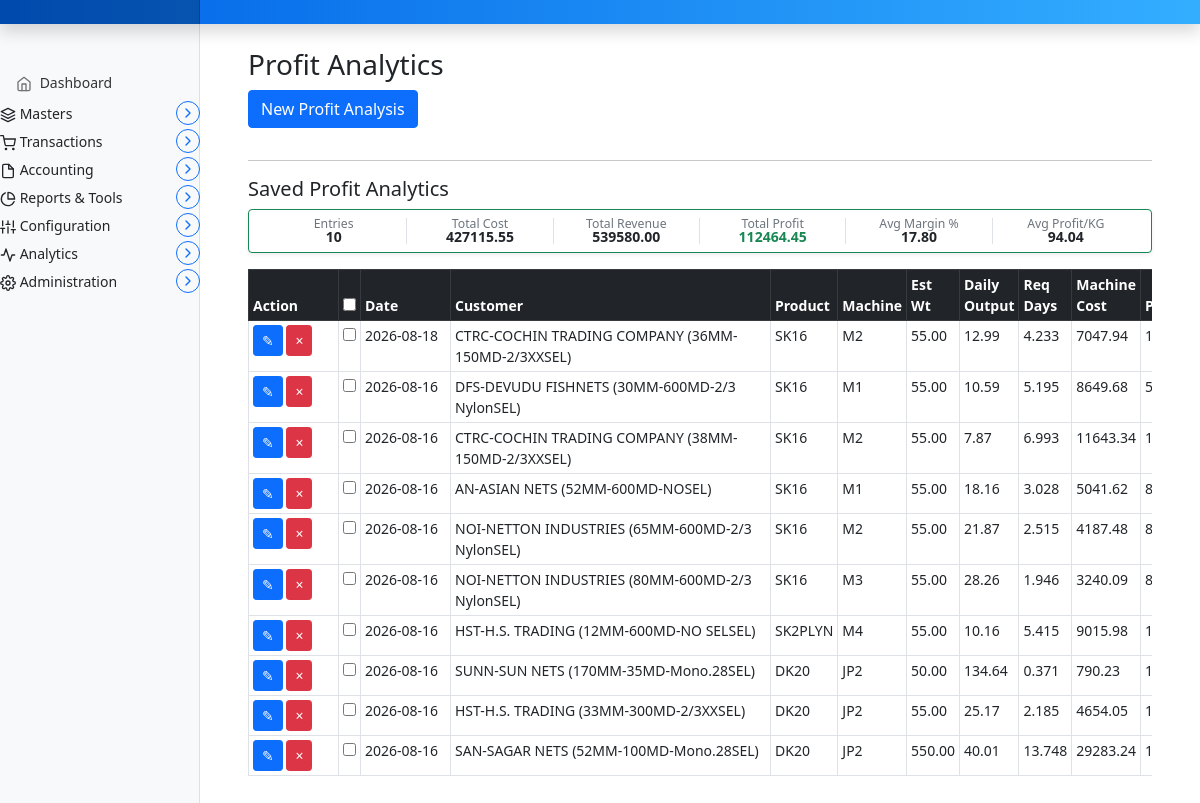
The page /invoice/analytics/profit-analytics (signed in) on the database as committed earlier.
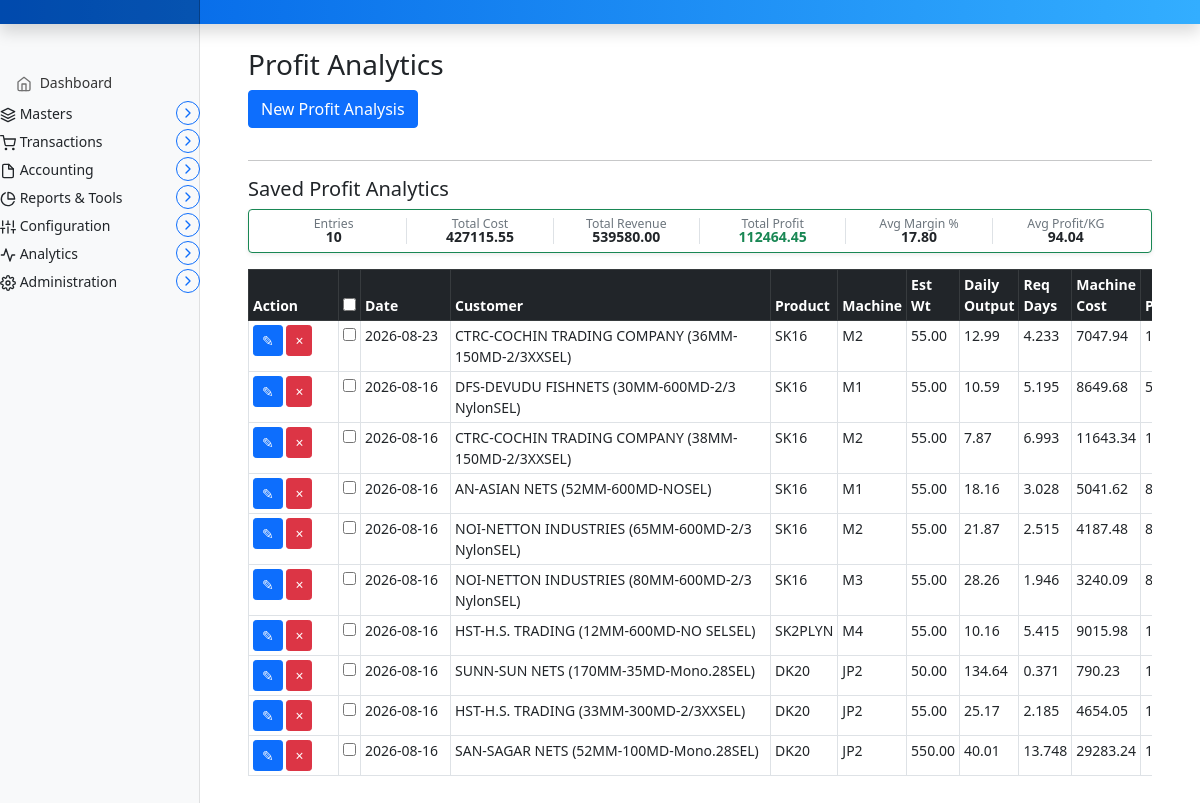
The same page on the database as committed later.
### marania_invoice_app/models.py (models this page shows, shortened)
class ProfitAnalytics(models.Model):
    profit_key = models.AutoField(primary_key=True)
    production = models.ForeignKey(Production, to_field='production_key', on_delete=models.SET_NULL, null=True, blank=True, related_name='profit_analytics')
    profit_date = models.DateField(default='today')
    customer = models.CharField(max_length=255, blank=True, null=True)
    product = models.CharField(max_length=100, blank=True, null=True)
    machine = models.CharField(max_length=50, blank=True, null=True)
    est_weight = models.DecimalField(max_digits=10, decimal_places=2, blank=True, null=True)
    total_daily_output = models.DecimalField(max_digits=10, decimal_places=2, blank=True, null=True)
    required_days = models.DecimalField(max_digits=10, decimal_places=3, blank=True, null=True)
    machine_operational_cost_per_day = models.DecimalField(max_digits=10, decimal_places=2, blank=True, null=True)
    machine_operational_total = models.DecimalField(max_digits=10, decimal_places=2, blank=True, null=True)
    processing_cost_per_kg = models.DecimalField(max_digits=10, decimal_places=2, blank=True, null=True)
    processing_total = models.DecimalField(max_digits=10, decimal_places=2, blank=True, null=True)
    color_cost_per_kg = models.DecimalField(max_digits=10, decimal_places=2, blank=True, null=True)
    color_total = models.DecimalField(max_digits=10, decimal_places=2, blank=True, null=True)
    small_depth_size_cost_per_kg = models.DecimalField(max_digits=10, decimal_places=2, blank=True, null=True)
    small_size_total = models.DecimalField(max_digits=10, decimal_places=2, blank=True, null=True)
    additional_cost_per_kg = models.DecimalField(max_digits=10, decimal_places=2, blank=True, null=True)
    additional_total = models.DecimalField(max_digits=10, decimal_places=2, blank=True, null=True)
    raw_material_cost = models.DecimalField(max_digits=10, decimal_places=2, blank=True, null=True)
    raw_twine_data = models.TextField(blank=True, null=True)
    total_cost = models.DecimalField(max_digits=10, decimal_places=2, blank=True, null=True)
    sale_price_per_kg = models.DecimalField(max_digits=10, decimal_places=2, blank=True, null=True)
    total_revenue = models.DecimalField(max_digits=10, decimal_places=2, blank=True, null=True)
    total_profit = models.DecimalField(max_digits=10, decimal_places=2, blank=True, null=True)
    profit_per_kg = models.DecimalField(max_digits=10, decimal_places=2, blank=True, null=True)
    profit_per_day = models.DecimalField(max_digits=10, decimal_places=2, blank=True, null=True)
    profit_margin_pct = models.DecimalField(max_digits=5, decimal_places=2, blank=True, null=True)
    remarks = models.TextField(blank=True, null=True)
    created_at = models.DateTimeField(auto_now_add=True)
    updated_at = models.DateTimeField(auto_now=True)
    class Meta:
        ordering = ['-profit_date', '-profit_key']

### marania_invoice_app/views.py (the view, shortened to what this page needs)
# urls.py: path('analytics/profit-analytics', views.profit_analytics_view, name='profit_analytics'),
@login_required
def profit_analytics_view(request):
    from .models import ProfitAnalytics, Production, MachineOperationalCost, ProcessingCost, AdditionalCost
    productions = Production.objects.all().order_by("-production_date", "-production_key")
    productions_data = []
    for p in productions:
        try:
            twine_rows = json.loads(p.remarks) if p.remarks else []
        except (json.JSONDecodeError, TypeError):
            twine_rows = []
        productions_data.append({
            "production_key": p.production_key,
            "production_date": str(p.production_date) if p.production_date else "",
            "customer": p.customer,
            "specification": p.specification or "",
            "product": p.product or "",
            "machine": p.machine or "",
            "mm": str(p.mm) if p.mm else "",
            "md": str(p.md) if p.md else "",
            "est_weight": str(p.est_weight) if p.est_weight else "",
            "knots_capacity_per_day": str(p.knots_capacity_per_day) if p.knots_capacity_per_day else "",
            "addl_net_twine": str(p.addl_net_twine) if p.addl_net_twine else "",
            "total_daily_output": str(p.total_daily_output) if p.total_daily_output else "",
            "required_days": str(p.required_days) if p.required_days else "",
            "twine_rows": twine_rows,
        })
    machines = MachineOperationalCost.objects.all().order_by("machine_number")
    machines_data = []
    for m in machines:
        total_cost_per_day = sum(filter(None, [
            m.operator_cost_per_day or 0,
            m.bobbin_winder_cost_per_day or 0,
            m.mending_cost_per_day or 0,
            m.mechanic_cost_per_day or 0,
            m.electricity_cost_per_day or 0,
            m.maintenance_cost_per_day or 0,
            m.miscellaneous_cost_per_day or 0,
        ]))
        machines_data.append({
            "machine_number": m.machine_number,
            "total_cost_per_day": str(total_cost_per_day),
        })
    processing_costs = ProcessingCost.objects.all().order_by("material_code")
    processing_data = [{"code": pc.material_code, "cost_per_kg": str(pc.processing_cost_per_kg), "color_cost": str(pc.color_cost_per_kg), "small_size_cost": str(pc.small_depth_size_cost_per_kg)} for pc in processing_costs]
    from .models import Materials
    materials = Materials.objects.all()
    materials_data = [{"code": m.code, "name": m.name or ""} for m in materials]
    additional = AdditionalCost.objects.first()
    additional_data = {
        "transportation": str(additional.transportation_cost_per_kg) if additional else "",
        "packing": str(additional.packing_cost_per_kg) if additional else "",
        "waste": str(additional.waste_percentage) if additional else "",
    }
    profits = ProfitAnalytics.objects.all()
    profits_data = []
    for pr in profits:
        profits_data.append({
            "profit_key": pr.profit_key,
            "profit_date": str(pr.profit_date) if pr.profit_date else "",
            "customer": pr.customer or "",
            "product": pr.product or "",
            "machine": pr.machine or "",
            "est_weight": str(pr.est_weight) if pr.est_weight else "",
            "total_daily_output": str(pr.total_daily_output) if pr.total_daily_output else "",
            "required_days": str(pr.required_days) if pr.required_days else "",
            "machine_operational_cost_per_day": str(pr.machine_operational_cost_per_day) if pr.machine_operational_cost_per_day else "",
            "machine_operational_total": str(pr.machine_operational_total) if pr.machine_operational_total else "",
            "processing_cost_per_kg": str(pr.processing_cost_per_kg) if pr.processing_cost_per_kg else "",
            "processing_total": str(pr.processing_total) if pr.processing_total else "",
            "color_cost_per_kg": str(pr.color_cost_per_kg) if pr.color_cost_per_kg else "",
            "color_total": str(pr.color_total) if pr.color_total else "",
            "small_size_cost_per_kg": str(pr.small_depth_size_cost_per_kg) if pr.small_depth_size_cost_per_kg else "",
            "small_size_total": str(pr.small_size_total) if pr.small_size_total else "",
            "additional_cost_per_kg": str(pr.additional_cost_per_kg) if pr.additional_cost_per_kg else "",
            "additional_total": str(pr.additional_total) if pr.additional_total else "",
            "raw_material_cost": str(pr.raw_material_cost) if pr.raw_material_cost else "",
            "raw_twine_data": pr.raw_twine_data or "",
            "total_cost": str(pr.total_cost) if pr.total_cost else "",
            "sale_price_per_kg": str(pr.sale_price_per_kg) if pr.sale_price_per_kg else "",
            "total_revenue": str(pr.total_revenue) if pr.total_revenue else "",
            "total_profit": str(pr.total_profit) if pr.total_profit else "",
            "profit_per_kg": str(pr.profit_per_kg) if pr.profit_per_kg else "",
            "profit_per_day": str(pr.profit_per_day) if pr.profit_per_day else "",
            "profit_margin_pct": str(pr.profit_margin_pct) if pr.profit_margin_pct else "",
            "remarks": pr.remarks or "",
        })
    context = {
        "productions_json": productions_data,
        "machines_json": machines_data,
        "processing_json": processing_data,
        "additional_json": additional_data,
        "materials_json": materials_data,
        "profits": profits_data,
    }
    return render(request, "marania_invoice_app/profit_analytics.html", context)

### templates/marania_invoice_app/profit_analytics.html (shortened to what this page needs)
{% extends 'partials/base.html' %}
{% load static %}
{% block main %}
<main class="col-md-9 ms-sm-auto col-lg-10 px-md-4">
  <div class="container my-4">
    <h3>Profit Analytics</h3>
    <button class="btn btn-primary mb-3" type="button"
            data-bs-toggle="collapse"
            data-bs-target="#profitForm">
      New Profit Analysis
    </button>
    <hr>
    <h5>Saved Profit Analytics</h5>
    {% if profits %}
    <div id="profitSummaryPanel" class="card mb-3 shadow-sm border-success" style="display:none;">
      <div class="card-body py-2 px-3">
        <div class="row g-2 text-center">
          <div class="col-md-2 col-sm-4 border-end">
            <div class="small text-muted lh-1">Entries</div>
            <div class="fw-bold lh-1" id="profit-summary-count">0</div>
          </div>
          <div class="col-md-2 col-sm-4 border-end">
            <div class="small text-muted lh-1">Total Cost</div>
            <div class="fw-bold lh-1" id="profit-summary-cost">0.00</div>
          </div>
          <div class="col-md-2 col-sm-4 border-end">
            <div class="small text-muted lh-1">Total Revenue</div>
            <div class="fw-bold lh-1" id="profit-summary-revenue">0.00</div>
          </div>
          <div class="col-md-2 col-sm-4 border-end">
            <div class="small text-muted lh-1">Total Profit</div>
            <div class="fw-bold lh-1 text-success" id="profit-summary-profit">0.00</div>
          </div>
          <div class="col-md-2 col-sm-4 border-end">
            <div class="small text-muted lh-1">Avg Margin %</div>
            <div class="fw-bold lh-1" id="profit-summary-margin">0.00</div>
          </div>
          <div class="col-md-2 col-sm-4">
            <div class="small text-muted lh-1">Avg Profit/KG</div>
            <div class="fw-bold lh-1" id="profit-summary-profit-kg">0.00</div>
          </div>
        </div>
      </div>
    </div>
    <form method="POST" action="{% url 'profit_analytics' %}" id="bulk-delete-form">
      <div class="table-responsive">
        <table class="table table-bordered table-hover table-sm" id="profit-table">
          <thead class="table-dark">
            <tr>
              <th style="min-width: 90px;">Action</th>
              <th><input type="checkbox" id="select-all-profit"></th>
              <th style="min-width: 90px;">Date</th>
              <th style="min-width: 320px;">Customer</th>
              <th>Product</th>
              <th>Machine</th>
              <th>Est Wt</th>
              <th>Daily Output</th>
              <th>Req Days</th>
              <th>Machine Cost</th>
              <th>Processing</th>
            </tr>
          </thead>
          <tbody>
            {% for pr in profits %}
            <tr data-cost="{{ pr.total_cost|default:'0' }}"
                data-revenue="{{ pr.total_revenue|default:'0' }}"
                data-profit="{{ pr.total_profit|default:'0' }}"
                data-margin="{{ pr.profit_margin_pct|default:'0' }}"
                data-profit-kg="{{ pr.profit_per_kg|default:'0' }}"
                data-profit-day="{{ pr.profit_per_day|default:'0' }}"
                data-profit-key="{{ pr.profit_key }}"
                data-profit-date="{{ pr.profit_date }}"
                data-customer="{{ pr.customer }}"
                data-product="{{ pr.product }}"
                data-machine="{{ pr.machine }}"
                data-est-weight="{{ pr.est_weight }}"
                data-daily-output="{{ pr.total_daily_output }}"
                data-req-days="{{ pr.required_days }}"
                data-machine-cost-day="{{ pr.machine_operational_cost_per_day }}"
                data-machine-total="{{ pr.machine_operational_total }}"
                data-proc-cost="{{ pr.processing_cost_per_kg }}"
                data-proc-total="{{ pr.processing_total }}"
                data-color-cost="{{ pr.color_cost_per_kg }}"
                data-color-total="{{ pr.color_total }}"
                data-small-size-cost="{{ pr.small_depth_size_cost_per_kg }}"
                data-small-size-total="{{ pr.small_size_total }}"
                data-addl-cost="{{ pr.additional_cost_per_kg }}"
                data-addl-total="{{ pr.additional_total }}"
                data-raw-cost="{{ pr.raw_material_cost }}"
                data-total-cost="{{ pr.total_cost }}"
                data-sale-price="{{ pr.sale_price_per_kg }}"
                data-total-revenue="{{ pr.total_revenue }}"
                data-total-profit="{{ pr.total_profit }}"
                data-profit-kg-val="{{ pr.profit_per_kg }}"
                data-profit-day-val="{{ pr.profit_per_day }}"
                data-margin-val="{{ pr.profit_margin_pct }}"
                data-remarks="{{ pr.remarks }}"
                data-raw-twine="{{ pr.raw_twine_data }}"
                data-production-key="{{ pr.production.production_key|default:'' }}">
              <td>
                <button type="button" class="btn btn-primary btn-sm edit-profit" data-key="{{ pr.profit_key }}">&#9998;</button>
                <button type="button" class="btn btn-danger btn-sm delete-profit" data-key="{{ pr.profit_key }}">&times;</button>
              </td>
              <td><input type="checkbox" class="profit-row-check" value="{{ pr.profit_key }}"></td>
              <td>{{ pr.profit_date }}</td>
              <td>{{ pr.customer }}</td>
              <td>{{ pr.product }}</td>
              <td>{{ pr.machine }}</td>
              <td>{{ pr.est_weight }}</td>
              <td>{{ pr.total_daily_output }}</td>
              <td>{{ pr.required_days }}</td>
              <td>{{ pr.machine_operational_total }}</td>
              <td>{{ pr.processing_total }}</td>
            </tr>
            {% endfor %}
          </tbody>
        </table>
      </div>
    </form>
    {% else %}
    <div class="alert alert-info">No profit analytics found. Create one above.</div>
    {% endif %}
  </div>
</main>
{% endblock %}

Rows that differ between the two databases and show on the page:
changed ProfitAnalytics "CTRC-COCHIN TRADING COMPANY (36MM-150MD-2/3XXSEL)": profit_date "2026-08-18" → "2026-08-23"
